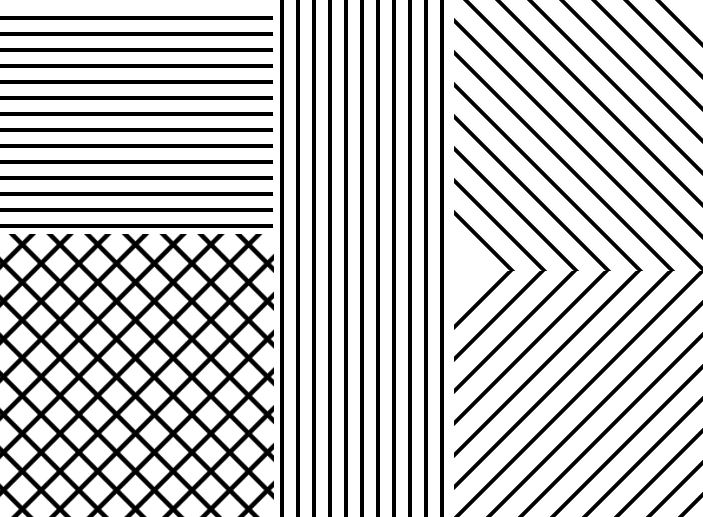
#> input picture Image Processing/Gabor filter/synthetic.jpg, 703 x 517 px
$ python gabor_filter.py   (older library calls are emulated)
#> lines starting #> are read from the running program, lines starting #| are printed output that depends on the picture
import numpy as np
import cv2
import matplotlib.pyplot as plt


#################################### Gabor filter #############################################################


# Gabor filter:

'''
parameters:
1. ksize: size of the filter.
2. sigma: standard deviation of the gaussian function and its contorl the size of the Gabor envelope.
3. theta: orientation of the normal to the parallel stripes of a Gabor function.
4. lambd: wavelength of the sinusoidal factor. Increasing the wavelength produces thicker stripes and decreasing the wavelength produces thinner stripes.
5. gamma: spatial aspect ratio.
6. psi: phase offset. it can be used to control the phase of the sinusoidal factor.
7. ktype: type of filter coefficients. It can be CV_32F or CV_64F.
'''

ksize = 5 # size of gabor filter (n, n)
sigma = 3 # standard deviation of the gaussian function
theta = 1*np.pi/4 # orientation of the normal to the parallel stripes of a Gabor function /4 shows horizontal stripes,
lamda = 1*np.pi/4 # wavelength of the sinusoidal factor
gamma = 0.7 # spatial aspect ratio
psi = 0 # phase offset

# create kernel
kernel = cv2.getGaborKernel((ksize, ksize), sigma, theta, lamda, gamma, psi, ktype=cv2.CV_32F)

# read image
img = cv2.imread('./synthetic.jpg')
#> img is the input picture: shape (517, 703, 3); min 0, max 255, mean 195.4


# convert to gray scale
img_gray = cv2.cvtColor(img, cv2.COLOR_BGR2GRAY)

fimg = cv2.filter2D(img_gray, cv2.CV_8UC3, kernel) # filter image cv.CV_8UC3: 8-bit unsigned integer, 3 channels
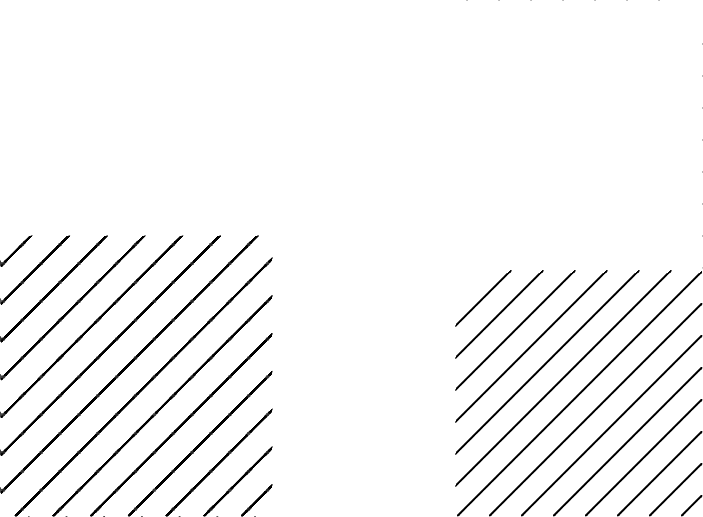
#> fimg: shape (517, 703); min 0, max 255, mean 246

# resize kernel
kernel_resized = cv2.resize(kernel, (400, 400))


# show images
cv2.imshow('kernel', kernel)
cv2.imshow('kernel_resized', kernel_resized)
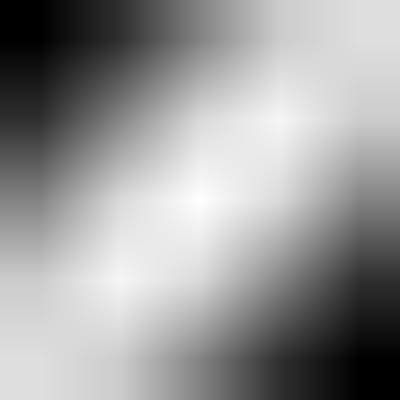
#> window 'kernel_resized': shape (400, 400) float32; min -0.516, max 0.997, mean 0.402; drawn with min black and max white
cv2.imshow('original', img)
cv2.imshow('filtered', fimg)
cv2.waitKey(0)
cv2.destroyAllWindows()
